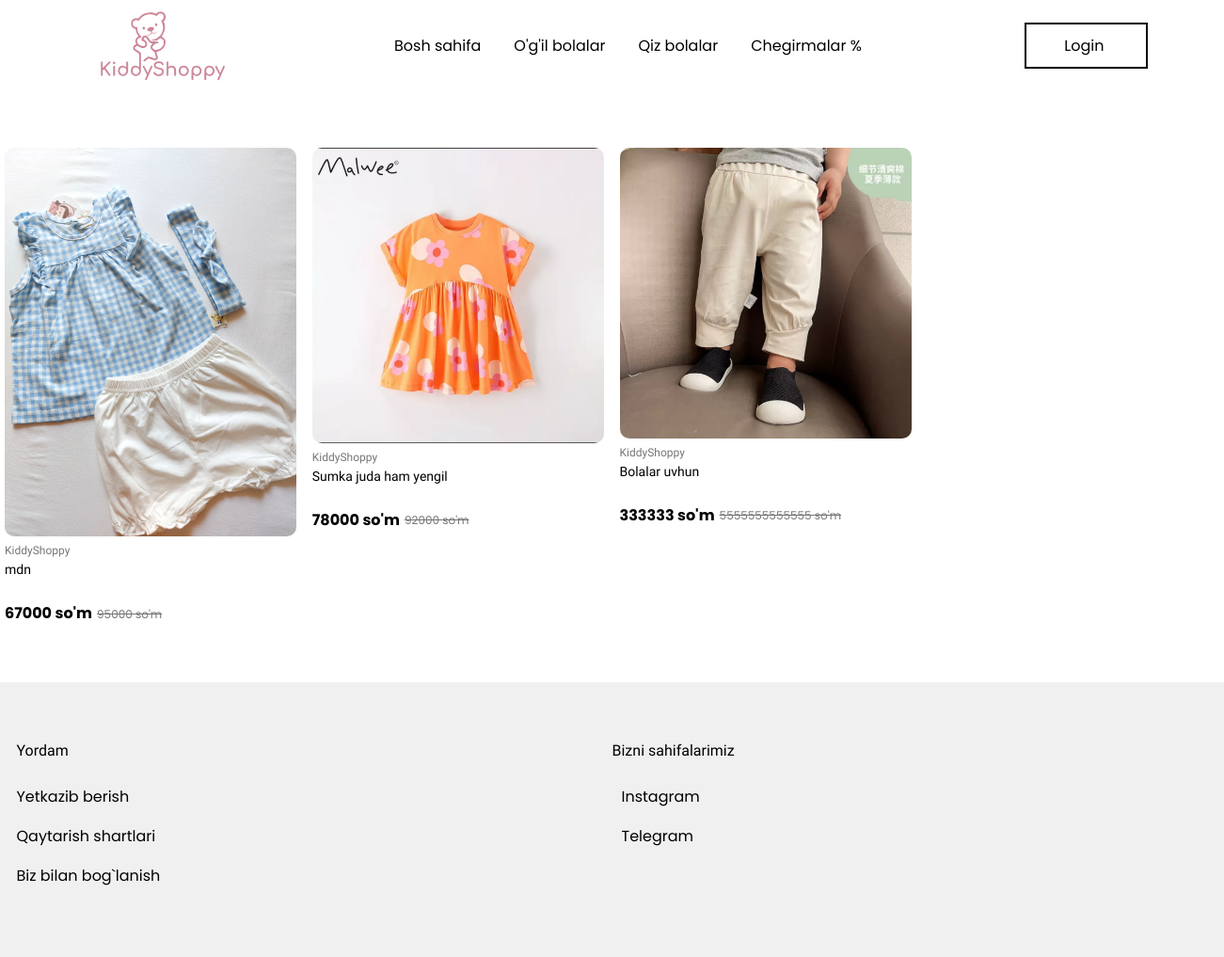
Page /filter/qiz/ on the earlier database version.
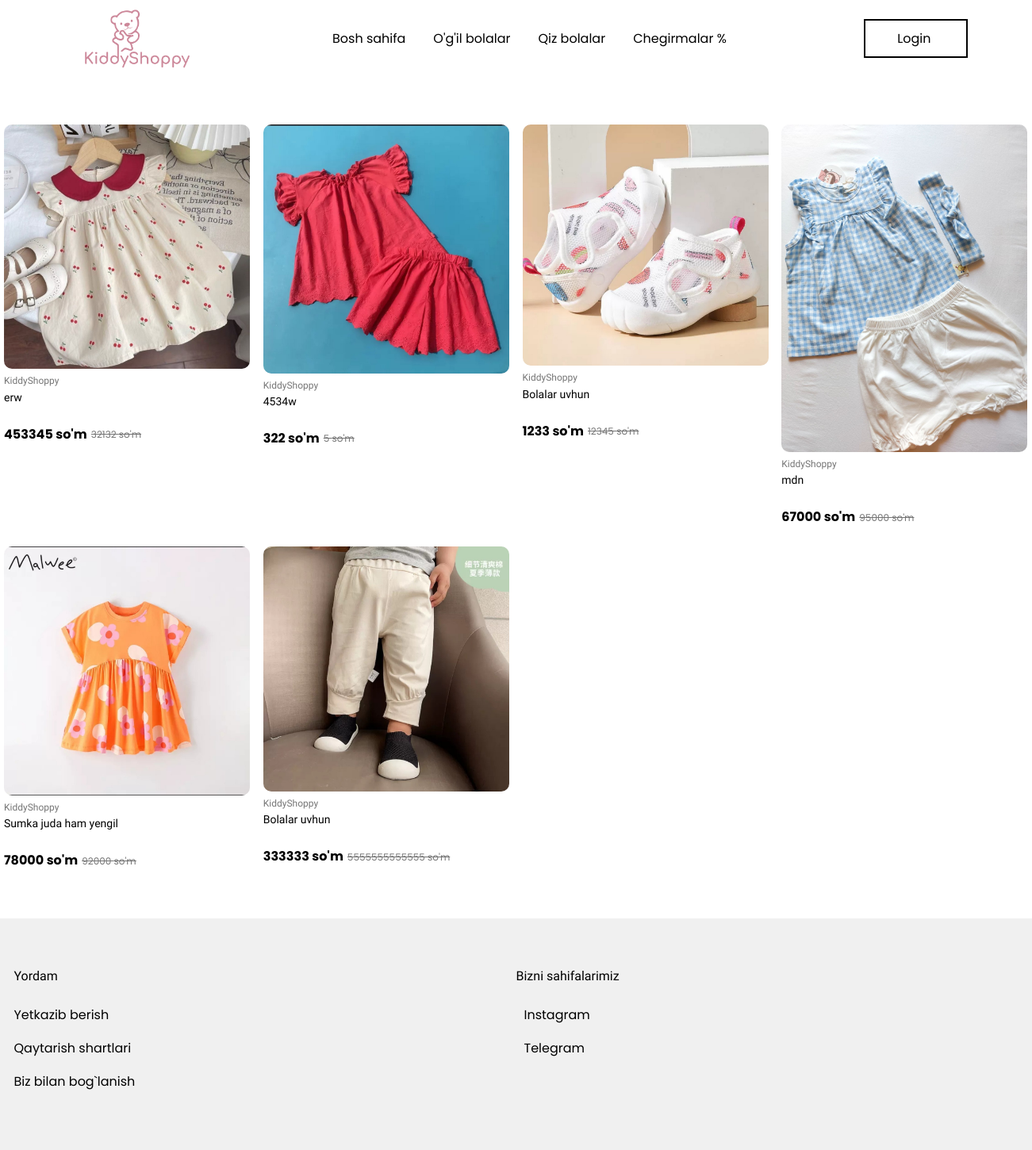
Same page on the later database version.
### base/models.py (models this page shows, shortened)
class Main_Kiyim(models.Model):
    YOSH_CHOICES = [
        ('1', '1 oylik'),
        ('2', '2 oylik'),
        ('3', '3 oylik'),
        ('4', '4 oylik'),
        ('5', '5 oylik'),
        ('6', '6 oylik'),
        ('7', '7 oylik'),
        ('8', '8 oylik'),
        ('9', '9 oylik'),
        ('9', '9 oylik'),
        ('10', '10 oylik'),             # ✅ Qo‘shildi
        ('11', '11 oylik'),             # ✅ Qo‘shildi
        ('12', '12 oylik'),             # ✅ Qo‘shildi
        ('13', '1 yosh'),               # ✅
        ('14', '2 yosh'),               # ✅
        ('15', '3 yosh'),
        ('16', '4 yosh'),
    ]
    yoshi = models.CharField(
        max_length=2,
        choices=YOSH_CHOICES,
        blank=True,
        null=True,
        verbose_name="Bolalar yoshi"
    )
    GENDER_CHOICES = [
        ('qiz', 'Qiz bola'),
        ('ogil', 'O‘g‘il bola'),
    ]
    jinsi = models.CharField(
        max_length=5,
        choices=GENDER_CHOICES,
        default='qiz',
        verbose_name="Jinsi",
        help_text="Qiz bola yoki o‘g‘il bola uchun"
    )
    BALAND_CHOICES = [
    ('40', '40 sm'),
    ('45', '45 sm'),
    ('50', '50 sm'),
    ('55', '55 sm'),
    ('60', '60 sm'),
    ('65', '65 sm'),
    ('70', '70 sm'),
]
    KG_CHOICES = [
    ('2', '2 kg'),
    ('2.5', '2.5 kg'),
    ('3', '3 kg'),
    ('3.5', '3.5 kg'),
    ('4', '4 kg'),
    ('4.5', '4.5 kg'),
    ('5', '5 kg'),
    ]
    pre_balandligi = models.CharField("PRE balandligi", max_length=50,     choices=BALAND_CHOICES, blank=True, null=True)
    pre_kilogrami = models.CharField("PRE kilogrami", max_length=50, choices=KG_CHOICES,    blank=True, null=True)
    nb_balandligi = models.CharField("NB balandligi", max_length=50, choices=BALAND_CHOICES,    blank=True, null=True)
    nb_kilogrami = models.CharField("NB kilogrami", max_length=50, choices=KG_CHOICES,  blank=True, null=True)
    m3_balandligi = models.CharField("3M balandligi", max_length=50, choices=BALAND_CHOICES,    blank=True, null=True)
    m3_kilogrami = models.CharField("3M kilogrami", max_length=50, choices=KG_CHOICES,  blank=True, null=True)
    m6_balandligi = models.CharField("6M balandligi", max_length=50, choices=BALAND_CHOICES,    blank=True, null=True)
    m6_kilogrami = models.CharField("6M kilogrami", max_length=50, choices=KG_CHOICES,  blank=True, null=True)
    m9_balandligi = models.CharField("9M balandligi", max_length=50, choices=BALAND_CHOICES,    blank=True, null=True)
    m9_kilogrami = models.CharField("9M kilogrami", max_length=50, choices=KG_CHOICES,  blank=True, null=True)
    main_img = models.ImageField(upload_to='kiyimlar/', blank=True, null=True)
    birinchi_img = models.ImageField(upload_to='kiyimlar/', blank=True, null=True)
    ikkinchi_img = models.ImageField(upload_to='kiyimlar/', blank=True, null=True)
    uchinchi_img = models.ImageField(upload_to='kiyimlar/', blank=True, null=True)
    tortinchi_img = models.ImageField(upload_to='kiyimlar/', blank=True, null=True)
    beshinchi_img = models.ImageField(upload_to='kiyimlar/', blank=True, null=True)
    oltinchi_img = models.ImageField(upload_to='kiyimlar/', blank=True, null=True)
    tavsifi = models.CharField(max_length=100)
    narhi = models.PositiveIntegerField()
    skidkasi = models.PositiveIntegerField(
    blank=True,
    null=True,
    verbose_name="Chegirma (%)",
    help_text="Chegirma foizi, agar yo'q bo‘lsa bo‘sh qoldiring"
    )
    kiyim_haqida = models.TextField(null=True, blank=True)
    birinchi_xususiyati = models.CharField(max_length=50, null=True, blank=True)
    ikkinchi_xususiyati = models.CharField(max_length=50, null=True, blank=True)
    uchunchi_xususiyati = models.CharField(max_length=50, null=True, blank=True)
    tortinchi_xususiyati = models.CharField(max_length=50, null=True, blank=True)
    beshinchi_xususiyati = models.CharField(max_length=50, null=True, blank=True)
    oltinchi_xususiyati = models.CharField(max_length=50, null=True, blank=True)
    class Meta:
        verbose_name = "Asosiy kiyim"
        verbose_name_plural = "Asosiy kiyimlar"
        ordering = ['-id']

### base/views.py (the view)
# urls.py: path('filter/<str:jinsi>/', kiyimlar_view, name='jins_filter'),
def kiyimlar_view(request, jinsi=None):
    if jinsi in ['qiz', 'ogil']:
        kiyimlar = Main_Kiyim.objects.filter(jinsi=jinsi)
    else:
        kiyimlar = Main_Kiyim.objects.all()
    return render(request, 'kiyimlar.html', {
        'kiyimlar': kiyimlar,
        'tanlangan_jins': jinsi
    })

### base/templates/kiyimlar.html (shortened to what this page needs)
{% extends 'base.html' %}
{% load static %}
{% block content %}
<body>
    <div class="products">
        {% for kiyim in kiyimlar %}
        <div class="product_card">
            <a href="{% url 'detail' kiyim.id %}">
                <div class="product_card_info">
                    <img src="{{ kiyim.main_img.url }}" alt="baby-clothes" width="310" height="400">
                    <h4>KiddyShoppy</h4>
                    <h3>{{ kiyim.tavsifi }}</h3>
                    <div class="product_card_info_price">
                        <p class="new_price">{{ kiyim.narhi }} so'm</p>
                        <p class="old_price">{{ kiyim.skidkasi }} so'm</p>
                    </div>
                </div>
            </a>
        </div>
        {% empty %}
        <p>Bu toifada kiyimlar topilmadi.</p>
        {% endfor %}
    </div>
</body>
{% endblock %}

Differences in the rows shown:
added Main_Kiyim: main_img (picture), tavsifi "erw", narhi "453345", skidkasi "32132"
added Main_Kiyim: main_img (picture), tavsifi "4534w", narhi "322", skidkasi "5"
added Main_Kiyim: main_img (picture), tavsifi "Bolalar uvhun", narhi "1233", skidkasi "12345"
